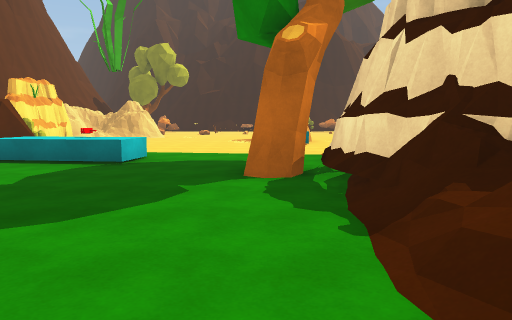
[1] (above)

24 first-person views from a walk through a Unity game level. The camera is 1.4 m above the floor, tilts 6° down and sees 70° across. The floor is counted in squares, 2 m on a side. Each view is taken from the middle of a square. On the plan, view 1 faces up. The plan holds only what a view shows up to about 11 squares ahead; the rest is blank. The place goes on beyond the plan. The player is left out. Some animated figures are left out. Some surface patterns are stand-ins.

[2]
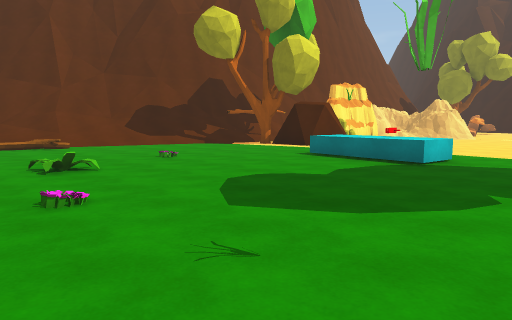

[3]
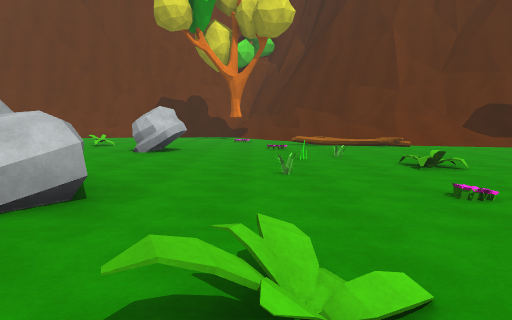

[4]
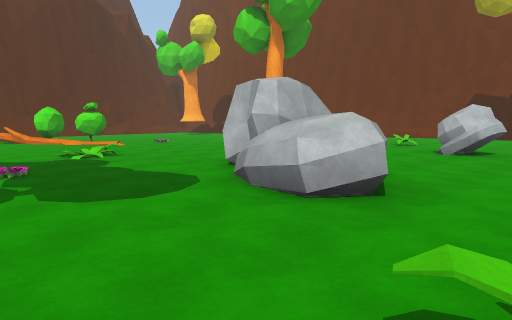

[5]
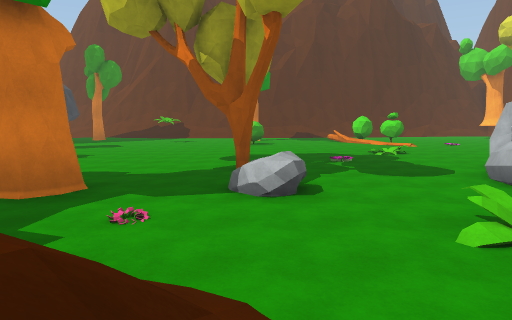

[6]
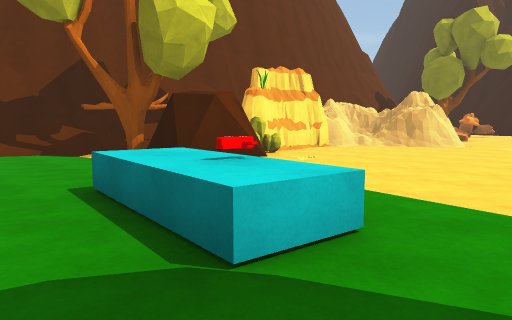

[7]
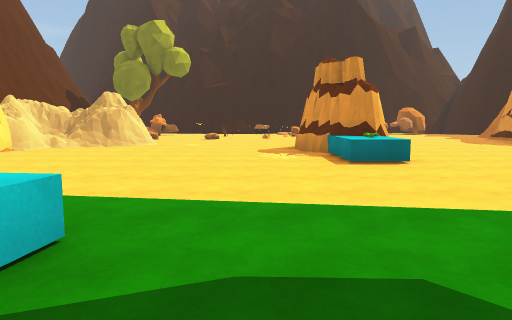

[8]
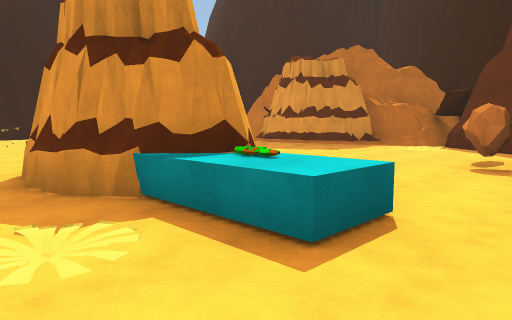

[9]
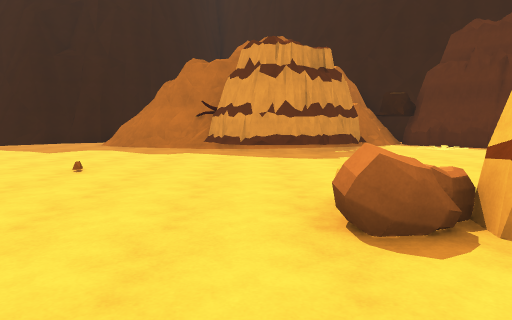

[10]
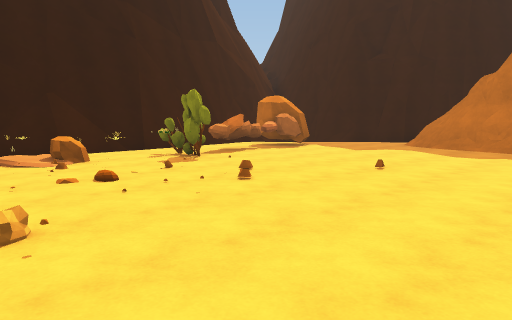

[11]
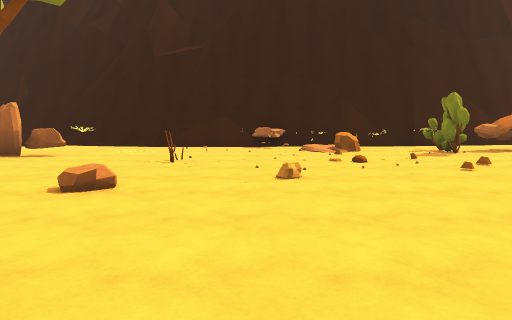

[12]
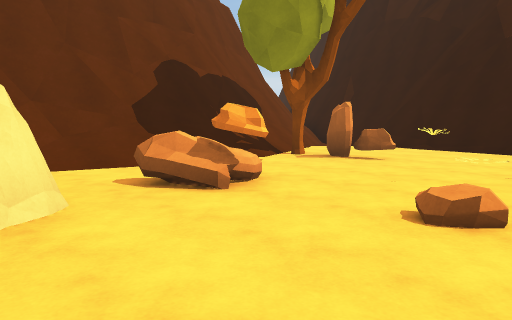

[13]
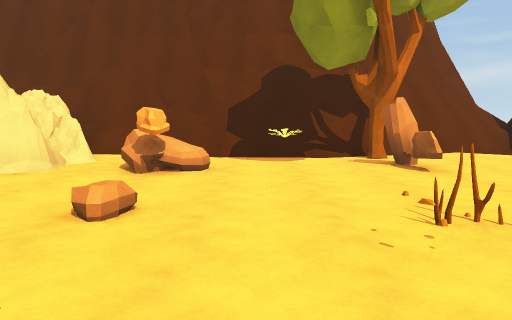

[14]
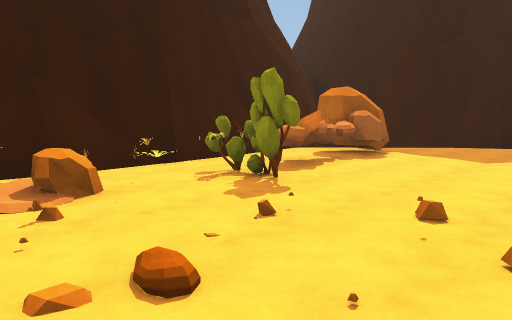

[15]
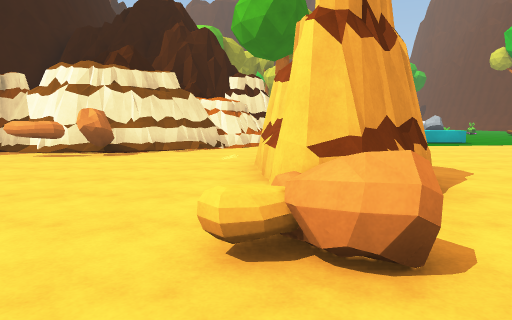

[16]
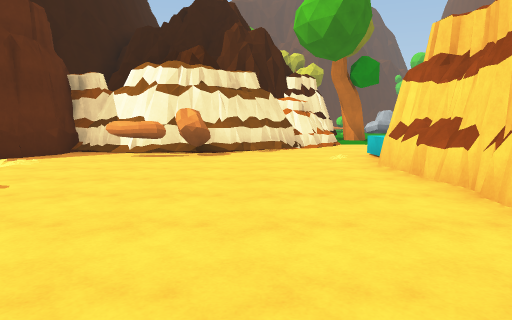

[17]
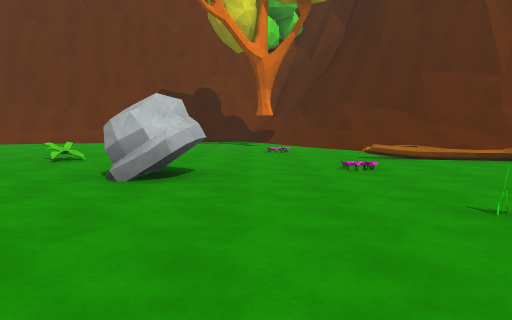

[18]
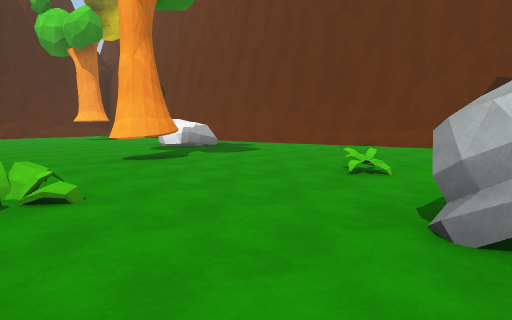

[19]
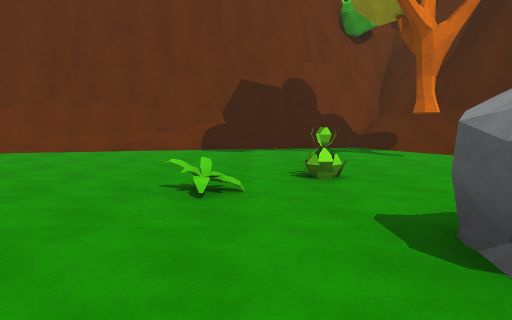

[20]
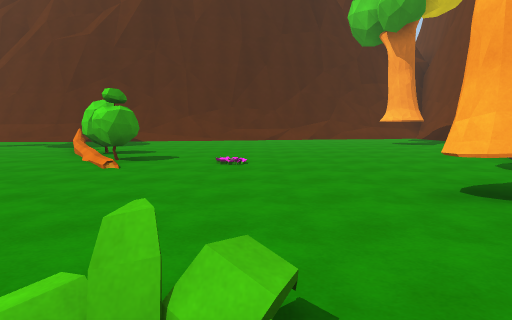

[21]
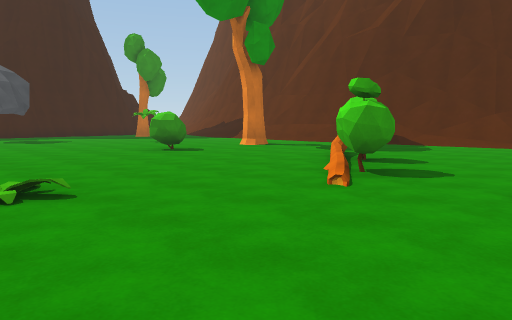

[22]
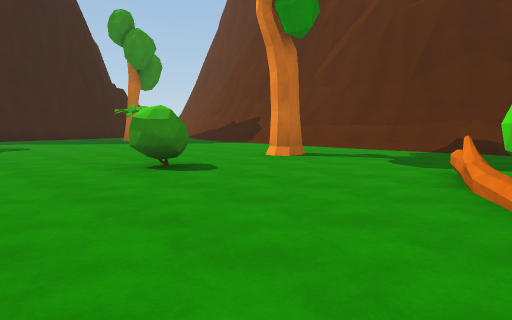

[23]
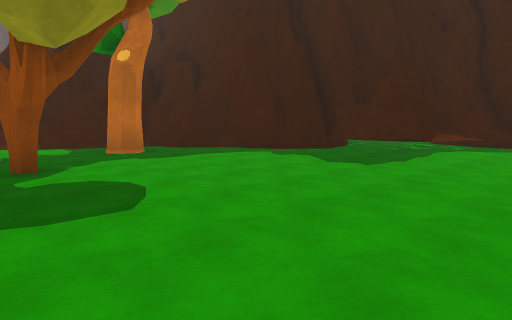

[24]
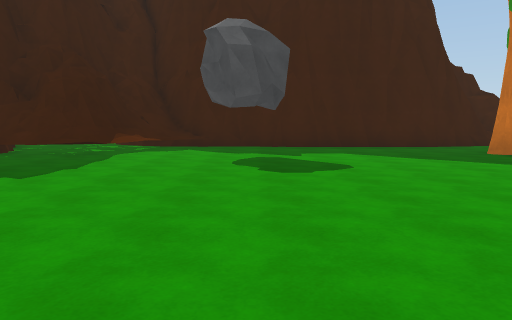

### Floor plan
Key: @ floor where view 1 was taken; # wall or solid block; . floor; / step, stairs or slope; = window, fence, low wall or low ledge; ^ raised ledge; v drop or lower ground; O other object.
Columns run from 18 left of view 1 to 12 right of it. Each row starts with its distance up from view 1.
 27        #=/ ############## vv
 26         ^//....##OO.O....OOv ^
 25         #=/........OOOOOOOO.v#
 24         ##/...O.. .OO O......##
 23          #/OOO.O.....O........#
 22          #//....O...........=
 21          #/................##
 20          #/.OO.............#
 19          #/.O.............##
 18          #/##.............#
 17          ##### ....OO.....#
 16           ####.....##.....##
 15            #/..O..##.......##
 14           ##......###.......#
 13            #.......##.....O.#
 12            #......OOO...O..##
 11        ##  O.......^...O##.#
 10        #//OOOO........######
  9        #/OOO.........##
  8        #//..........##
  7       ##/.....^O^...
  6        //......^....
  5        /..........O#
  4     ^^//....O......##
  3     ^#///..........##
  2    ^#///....O....../
  1  ^^/////...O...O.../ =##
  0 #^////./.O.O......@.///#
 -1 #///..O......O...O..O///
 -2 #//.....................=#
 -3 ##.......O....OO...O..O..#
 -4  #....O..O...OOO.........##
 -5  #...........OO....O...../##
 -6  #.....O......O.........../#
 -7  ##........O.....O......../####
 -8   #......................../=##
 -9   #.....OO.....O............//#
-10   #.....O.....................#
-11   ##..........................#
-12      OO....O.O................#
-13      OO......OO....O..........#
-14        .......OO.............##
-15       .........#.............#
-16       .............O....  .O..
-17       OO................    ..#
-18              ..........       #
-19              ...=####

Positions as (right, up) in squares from view 1, and headings:
1: (0, 0), facing up
2: (0, 0), facing up-left
3: (0, -1), facing left
4: (0, -1), facing down-left
5: (1, 2), facing down
6: (-1, 5), facing up-left
7: (-1, 5), facing up
8: (-1, 10), facing up-right
9: (-1, 18), facing right
10: (-1, 18), facing up-right
11: (-1, 16), facing up
12: (-2, 17), facing up-left
13: (0, 21), facing left
14: (0, 21), facing up-right
15: (2, 19), facing down
16: (4, 19), facing down
17: (-4, -2), facing left
18: (-6, -3), facing down-left
19: (-7, -5), facing left
20: (-7, -6), facing down
21: (-7, -8), facing down-right
22: (-4, -10), facing down-right
23: (0, -11), facing up-right
24: (1, -11), facing right
